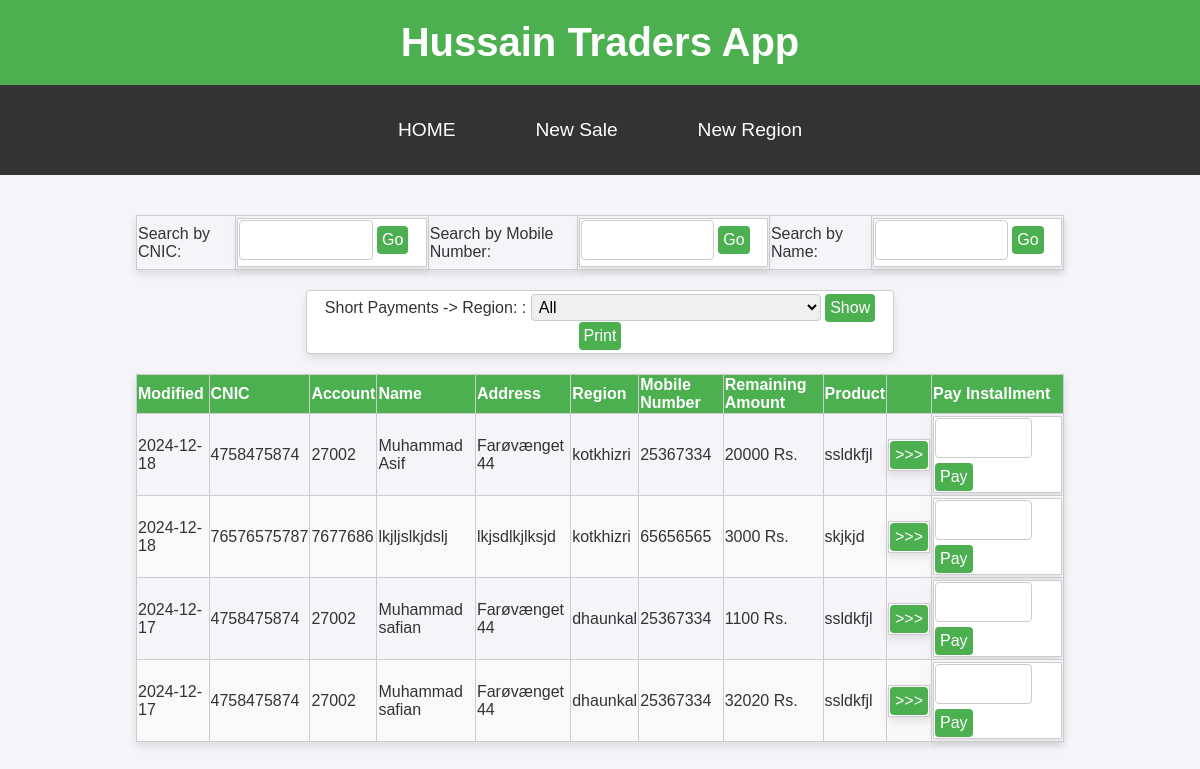
The page /listcust on the database as committed earlier.
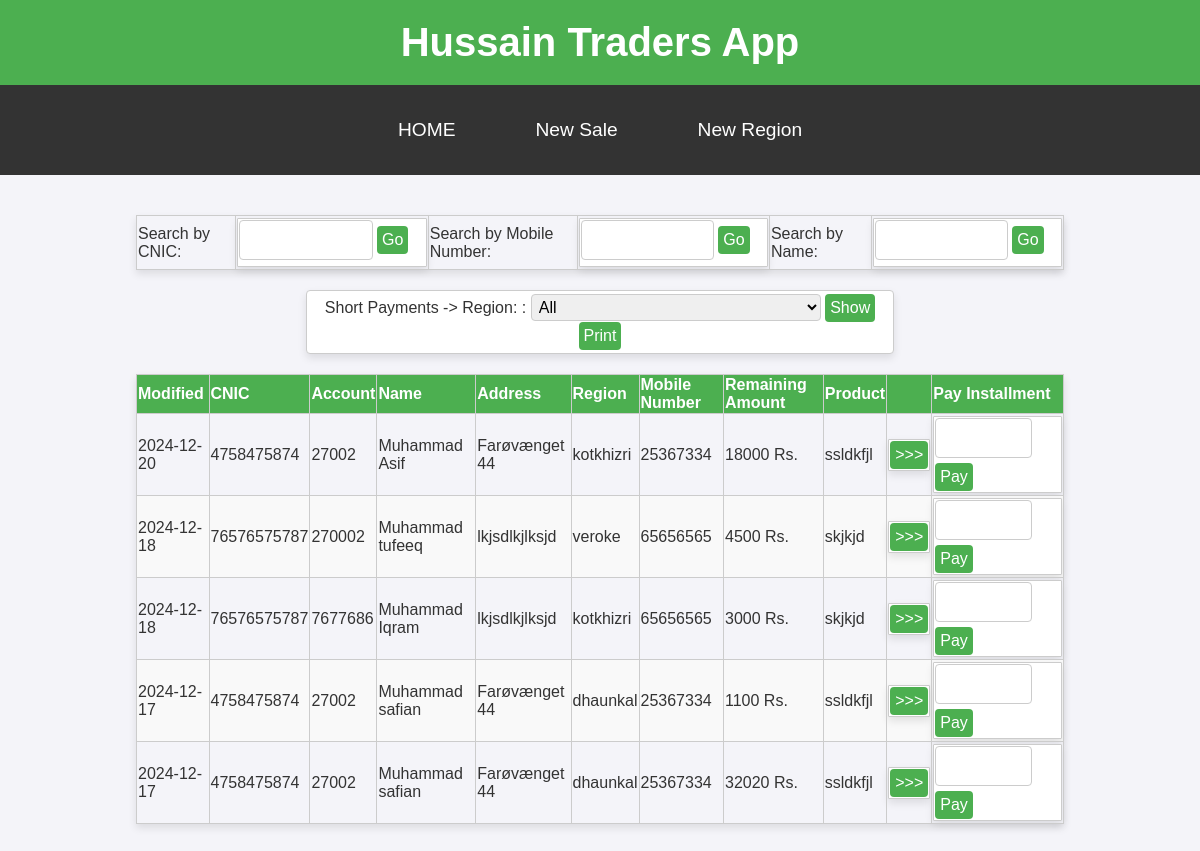
The same page on the database as committed later.
### tables this page shows
CREATE TABLE installments (id INTEGER primary key AUTOINCREMENT, customer_id INTEGER, product TEXT, advance INTEGER, sale_price INTEGER, agreed_installment INTEGER, remaining_amount INTEGER, modified DATETIME DEFAULT CURRENT_TIMESTAMP, FOREIGN KEY (customer_id) REFERENCES customers(id));

CREATE TABLE customers (id INTEGER primary key AUTOINCREMENT, name TEXT, father_name TEXT, account_number TEXT, addr TEXT, cnic TEXT, product TEXT, mobile_number TEXT, guarantor1 TEXT, guarantor2 TEXT, created DATETIME DEFAULT CURRENT_TIMESTAMP, region TEXT);

### app.py (the view)
@app.route('/listcust')
def listcust():
   msg = ""
   return fetchAllInstallments(msg)

### app.py (called while the page is built)
def fetchAllInstallments(msg):
   con = sql.connect("ht.db")
   con.row_factory = sql.Row
   cur = con.cursor()
   cur.execute("select * from installments Inner join customers on installments.customer_id = customers.id ORDER BY MODIFIED DESC LIMIT 100")
   customers = cur.fetchall()
   cur.execute("SELECT name, value FROM regions ORDER BY value")
   regions = cur.fetchall()
   return render_template("listcust.html", customers=customers, regions=regions, msg=msg)

### templates/listcust.html (shortened to what this page needs)
<!DOCTYPE html>
<html lang="en">
<head>
    <link rel="stylesheet" href="{{ url_for('static', filename='styles.css') }}">
</head>
<body>
   <header>
      <h1>Hussain Traders App</h1>
  </header>
  <nav>
    <a href="/listcust">HOME</a>
    <a href="/addcust">New Sale</a>
    <a href="/addregion">New Region</a>
</nav>
    <main>
        <table>
            <tr>
                <td>
                    Search by CNIC:
                </td>
                <td>
                    <form action="{{ url_for('searchcnic') }}" method="POST">
                    <input type="text" id="searchcnic" name="cnic">
                    <input type="submit" value="Go"/>
                    </form>
                </td>
                <td>
                    Search by Mobile Number:
                </td>
                <td>
                    <form action="{{ url_for('searchmobile') }}" method="POST">
                    <input type="text" id="searchmobile" name="mobile">
                    <input type="submit" value="Go"/>
                    </form>
                </td>
                <td>
                    Search by Name:
                </td>
                <td>
                    <form action="{{ url_for('searchname') }}" method="POST">
                        <input type="text" id="searchname" name="name">
                        <input type="submit" value="Go"/>
                        </form>
                </td>
            </tr>
        </table>
            <form action="{{ url_for('short_installments') }}" method="POST" class="select">
                <label for="region">Short Payments -> Region: :</label>
                <select id="region" name="region" class="select">
                    <option value="all">All</option>
                </select>
                <input type="submit" name="action" value="Show"></input>
                <input type="submit" name="action" value="Print"></input>
            </form>
        <table>
            <thead>
                <tr>
                    <th>Modified</th>
                    <th>CNIC</th>
                    <th>Account</th>
                    <th>Name</th>
                    <th>Address</th>
                    <th>Region</th>
                    <th>Mobile Number</th>
                    <th>Remaining Amount</th>
                    <th>Product</th>
                    <th></th>
                    <th>Pay Installment</th>
                </tr>
            </thead>
            <tbody>
                {% for row in customers %}
                <tr>
                    {% set first_part = row["modified"].split(' ')[0] %}
                    <td>{{ first_part }}</td>
                    <td>{{ row["cnic"] }}</td>
                    <td>{{ row["account_number"] }}</td>
                    <td>{{ row["name"] }}</td>
                    <td>{{ row["addr"] }}</td>
                    <td>{{ row["region"] }}</td>
                    <td>{{ row["mobile_number"] }}</td>
                    <td>{{ row["remaining_amount"] }} Rs.</td>
                    <td>{{ row["product"] }}</td>
                    <td>
                        <form action="{{ url_for('ledger') }}" method="POST">
                            <input type="submit" value=">>>"/></div>
                        </form>
                    </td>
                    <td>
                        <form action="{{ url_for('pay_installment') }}" method="POST">
                            <input type="text" id="amount_{{ row['customer.id'] }}" name="amount">
                            <input type="submit" value="Pay"/>
                        </form>
                    </td>
                </tr>
                {% endfor %}
            </tbody>
        </table>
    </main>
</body>
</html>

### static/styles.css (style rules this page uses)
body { font-family: Arial, sans-serif; text-align: left; margin: 0; padding: 0; background-color: #f4f4f9; color: #333; }
header { background-color: #4CAF50; color: white; padding: 20px 10px; text-align: center; }
header h1 { margin: 0; font-size: 2.5em; }
nav { background-color: #333; overflow: hidden; display: flex; justify-content: center; }
nav a { color: white; padding: 14px 20px; text-decoration: none; display: block; text-align: center; transition: background-color 0.3s; }
main { padding: 20px; text-align: center; }
form { background-color: #ffffff; border: 1px solid #ccc; border-radius: 1px; padding: 1px; margin: 1px auto; max-width: auto; box-shadow: 0 4px 8px rgba(0, 0, 0, 0.1); }
form input[type="text"], form textarea { width: 60%; padding: 10px; margin-bottom: 5px; border: 1px solid #ccc; border-radius: 4px; font-size: 1em; }
form select { width: 65%; padding: 20px; margin-bottom: 0px; border: 1px solid #ccc; border-radius: 4px; font-size: 1em; }
.select { width: 50%; padding: 3px; margin-bottom: 0px; border: 1px solid #ccc; border-radius: 4px; font-size: 1em; }
form input[type="submit"] { background-color: #4CAF50; color: white; border: none; padding: 5px 5px; border-radius: 4px; cursor: pointer; font-size: 1em; }
table { width: 80%; margin: 20px auto; border-collapse: collapse; text-align: left; box-shadow: 0 4px 8px rgba(0, 0, 0, 0.1); }
table thead { background-color: #4CAF50; color: white; }
table th, table td { padding: 1px; border: 1px solid #ccc; }
table tr:nth-child(even) { background-color: #f9f9f9; }
a { text-decoration: none; color: #4CAF50; display: inline-block; margin: 20px; font-size: 1.2em; }

Rows that differ between the two databases and show on the page:
changed installments "Muhammad Asif": modified "2024-12-18" → "2024-12-20"; remaining_amount "20000" → "18000"
added installments: modified "2024-12-18", cnic "76576575787", account_number "270002", name "Muhammad tufeeq", addr "lkjsdlkjlksjd", region "veroke", mobile_number "65656565", remaining_amount "4500", product "skjkjd"
changed through a linked row, installments: name "lkjljslkjdslj" → "Muhammad Iqram"
